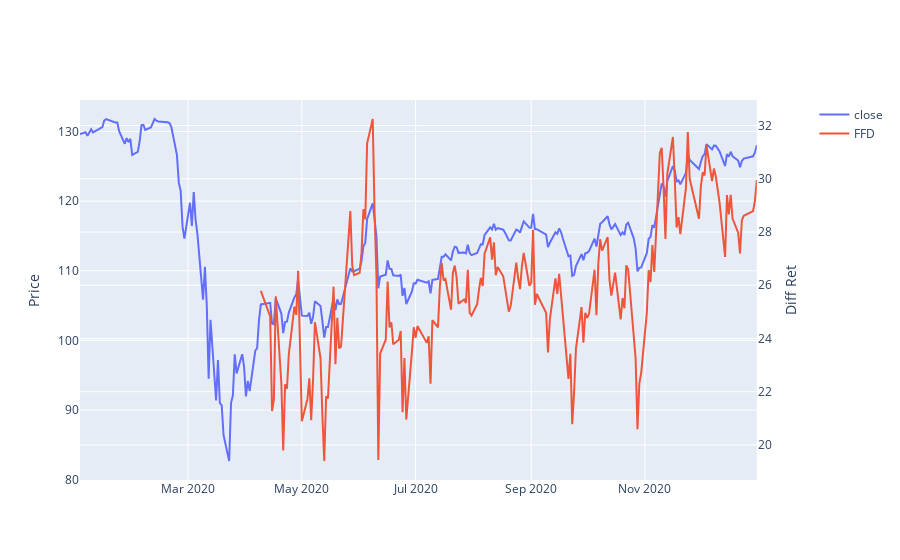

Notebook code cell kept with this figure:
### Code cell
close_ffd = fracDiffFixed(pd.DataFrame(close), degree = 0.3, threshold = 1e-3).iloc[:, 0]
fig = make_subplots(specs = [[{"secondary_y": True}]])
fig.add_trace(go.Scatter(x = close.index, y = close, name = "close"), secondary_y = False)
fig.add_trace(go.Scatter(x = close_ffd.index, y = close_ffd, name = "FFD"), secondary_y = True)
fig.update_yaxes(title_text = "Price", secondary_y = False)
fig.update_yaxes(title_text = "Diff Ret", secondary_y = True)
fig.show()

### Figure 1 — Plotly figure (JSON) as saved in the notebook; plotly's stock layout.template omitted (floating-point values rounded to 4 significant figures; data arrays with more than 128 entries replaced by an {"elided": "..."} marker saying what was removed)
{"data": [{"name": "close", "type": "scatter", "x": {"elided": "244 str values"}, "xaxis": "x", "y": {"elided": "244 float values"}, "yaxis": "y"}, {"name": "FFD", "type": "scatter", "x": {"elided": "179 str values"}, "xaxis": "x", "y": {"elided": "179 float values"}, "yaxis": "y2"}], "layout": {"xaxis": {"anchor": "y", "domain": [0, 0.94]}, "yaxis": {"anchor": "x", "domain": [0, 1], "title": {"text": "Price"}}, "yaxis2": {"anchor": "x", "overlaying": "y", "side": "right", "title": {"text": "Diff Ret"}}}}
